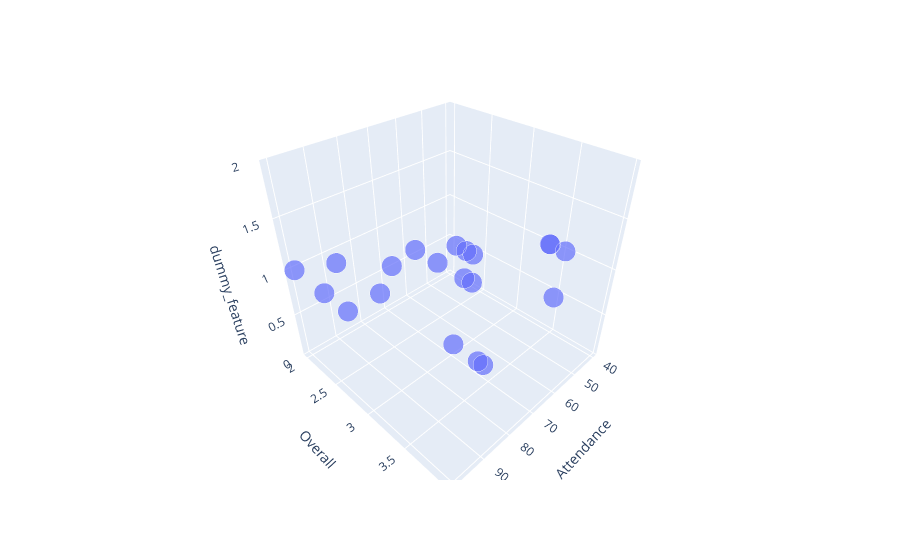

The notebook cell this image was saved under:
### Code cell
## Visualize only 2 features
df_cod_sample['dummy_feature'] = 1
col_cod_X = 'Attendance'
col_cod_y = col_y
col_cod_z = 'dummy_feature'

import plotly.express as px
fig = px.scatter_3d(df_cod_sample, 
                    x=col_cod_X, 
                    y=col_cod_y, 
                    z=col_cod_z,
                    size=col_cod_z)
fig.show()

### Figure 1 — Plotly figure (JSON) as saved in the notebook; plotly's stock layout.template omitted (floating-point values rounded to 4 significant figures)
{"data": [{"hovertemplate": "Attendance=%{x}<br>Overall=%{y}<br>dummy_feature=%{marker.size}<extra></extra>", "legendgroup": "", "marker": {"color": "#636efa", "size": [1, 1, 1, 1, 1, 1, 1, 1, 1, 1, 1, 1, 1, 1, 1, 1, 1, 1, 1, 1], "sizemode": "area", "sizeref": 0.0025, "symbol": "circle"}, "mode": "markers", "name": "", "scene": "scene", "showlegend": false, "type": "scatter3d", "x": [40, 90, 60, 90, 80, 70, 70, 60, 70, 60, 60, 100, 90, 100, 90, 70, 100, 40, 40, 90], "y": [3.362, 3.675, 2.867, 3.921, 2.562, 2.818, 3.156, 2.737, 2.51, 2.955, 3.871, 1.994, 2.805, 2.807, 2.164, 3.248, 2.469, 3.536, 3.356, 3.973], "z": [1, 1, 1, 1, 1, 1, 1, 1, 1, 1, 1, 1, 1, 1, 1, 1, 1, 1, 1, 1]}], "layout": {"legend": {"itemsizing": "constant", "tracegroupgap": 0}, "margin": {"t": 60}, "scene": {"domain": {"x": [0, 1], "y": [0, 1]}, "xaxis": {"title": {"text": "Attendance"}}, "yaxis": {"title": {"text": "Overall"}}, "zaxis": {"title": {"text": "dummy_feature"}}}}}
